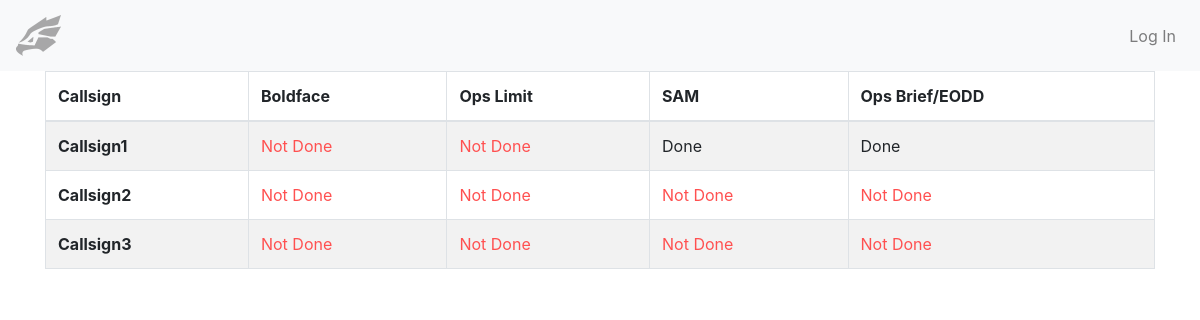
The app's page /first_app/board/ with its own data.
### first_app/models.py (models this page shows, shortened)
class BFUser(models.Model):
    callsign = models.CharField(max_length=100)
    user = models.OneToOneField(User, on_delete=models.CASCADE, null=True)
    bfa_pass = models.BooleanField(default=False)
    bfb_pass = models.BooleanField(default=False)
    opslimit_pass = models.BooleanField(default=False)
    sam_signed = models.BooleanField(default=False)
    opsbrief_signed = models.BooleanField(default=False)
    def __str__(self):
        return f"{self.callsign}"

### first_app/views.py (the view)
# urls.py: path('board/', views.gonogo_board, name='board'),
def gonogo_board(request):
    all_users = BFUser.objects.all()
    for user in all_users:
        print(user)
    context = {
        'all_users': all_users,
    }
    return render(request, 'first_app_go_nogo.html', context=context)

### first_app/templates/first_app/first_app_go_nogo.html
{% extends "base.html" %}
{% block content %}
<div class="container">
<table class="table table-bordered table-striped">
  <thead>
    <tr>
      <th scope="col">Callsign</th>
      <th scope="col">Boldface</th>
      <th scope="col">Ops Limit</th>
      <th scope="col">SAM</th>
      <th scope="col">Ops Brief/EODD</th>
    </tr>
  </thead>
  <tbody>
    {% for user in all_users %}
      <tr>
      <th scope="row">{{user}}</th>
      <td>
        {% if user.bfa_pass and user.bfb_pass %}
          Done
        {% else %}
          <font style="color:#ff5050;">Not Done</font>
        {% endif %}
      </td>
      <td>
        {% if user.opslimit_pass %}
          Done
        {% else %}
          <font style="color:#ff5050;">Not Done</font>
        {% endif %}
      </td>
      <td>
        {% if user.sam_signed %}
          Done
        {% else %}
          <font style="color:#ff5050;">Not Done</font>
        {% endif %}
      </td>
      <td>
        {% if user.opsbrief_signed %}
          Done
        {% else %}
          <font style="color:#ff5050;">Not Done</font>
        {% endif %}
      </td>
    </tr>
    {% endfor %}
  </tbody>
</table>
</div>
{% endblock %}

### first_app/static/first_app/style.css (style rules this page uses)
*, *::before, *::after { box-sizing: border-box; }
:root { --input-border: #8b8a8b; --input-focus-h: 245; --input-focus-s: 100%; --input-focus-l: 42%; }

### records on screen
BFUser: callsign "Callsign1", bfa_pass "Not Done", opslimit_pass "Not Done", sam_signed "Done", opsbrief_signed "Done"
BFUser: callsign "Callsign2", bfa_pass "Not Done", opslimit_pass "Not Done", sam_signed "Not Done", opsbrief_signed "Not Done"
BFUser: callsign "Callsign3", bfa_pass "Not Done", opslimit_pass "Not Done", sam_signed "Not Done", opsbrief_signed "Not Done"
